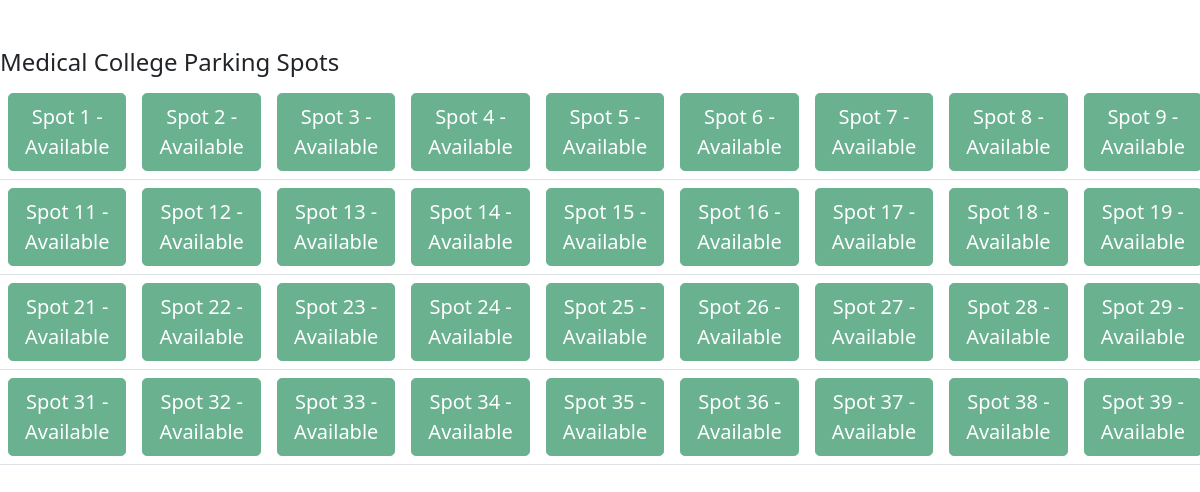
/lot/3/view, run on the app's committed database.
### models.py (models this page shows)
class Lot(db.Model):
    id = db.Column(db.Integer, primary_key=True)
    prime_location = db.Column(db.String(), unique=True, nullable=False)
    price = db.Column(db.Integer, nullable=False)
    address = db.Column(db.String(), unique=True, nullable=False)
    pin_code = db.Column(db.Integer, nullable=False)
    maximum_spots = db.Column(db.Integer)
    spots = db.relationship('Spot', backref='lot', lazy=True)

class Spot(db.Model):
    id = db.Column(db.Integer, primary_key=True)
    lot_id = db.Column(db.Integer, db.ForeignKey('lot.id'), nullable=False)
    user_id = db.Column(db.Integer, db.ForeignKey('user.id'), nullable=True)
    spot_number = db.Column(db.Integer, nullable = False)
    status = db.Column(db.String(), default='available')
    user = db.relationship('User', backref='spots')
    releases = db.relationship('Release', backref='spot', lazy=True)

### app.py (the view, shortened to what this page needs)
@app.route('/lot/<int:lot_id>/view')
def view_spot(lot_id):
    lot = Lot.query.get_or_404(lot_id)
    spots = Spot.query.filter_by(lot_id=lot.id).order_by(Spot.spot_number).all()
    current_count = len(spots)
    db.session.commit()
    spots = Spot.query.filter_by(lot_id=lot.id).order_by(Spot.spot_number).all()
    return render_template('view_spot.html', lot=lot, spots=spots)

### templates/view_spot.html (shortened to what this page needs)
<!DOCTYPE html>
<html lang="en">
<head>
  <link href="https://cdn.jsdelivr.net/npm/bootstrap@5.0.2/dist/css/bootstrap.min.css" rel="stylesheet">
</head>
<body>
<form action="/user_dashboard" method="post">
  <h4 class="mt-5">{{ lot.prime_location }} Parking Spots</h4>
<div class="table-responsive">
  <table class="table">
  <tbody>
    <tr>
    {% for spot in spots %}
      <td>
        {% if spot.status == 'available' %}
          <button class="btn btn-success btn-lg" disabled>
            Spot {{ spot.spot_number }} - Available
          </button>
        {% else %}
          <button class="btn btn-warning btn-lg" disabled>
            Spot {{ spot.spot_number }} - Parked Out
        {% endif %}
      </td>
      {% if loop.index % 10 == 0 %}
        </tr><tr>
      {% endif %}
    {% endfor %}
    </tr>
  </tbody>
</table>
</div>
</form>
</body>

### data on the page
Lot: prime_location "Medical College"
Spot: spot_number "1"
Spot: spot_number "2"
Spot: spot_number "3"
Spot: spot_number "4"
Spot: spot_number "5"
Spot: spot_number "6"
Spot: spot_number "7"
Spot: spot_number "8"
Spot: spot_number "9"
Spot: spot_number "11"
Spot: spot_number "12"
Spot: spot_number "13"
Spot: spot_number "14"
Spot: spot_number "15"
Spot: spot_number "16"
Spot: spot_number "17"
Spot: spot_number "18"
Spot: spot_number "19"
Spot: spot_number "21"
Spot: spot_number "22"
Spot: spot_number "23"
Spot: spot_number "24"
Spot: spot_number "25"
Spot: spot_number "26"
Spot: spot_number "27"
Spot: spot_number "28"
Spot: spot_number "29"
Spot: spot_number "31"
Spot: spot_number "32"
Spot: spot_number "33"
Spot: spot_number "34"
Spot: spot_number "35"
Spot: spot_number "36"
Spot: spot_number "37"
Spot: spot_number "38"
Spot: spot_number "39"
